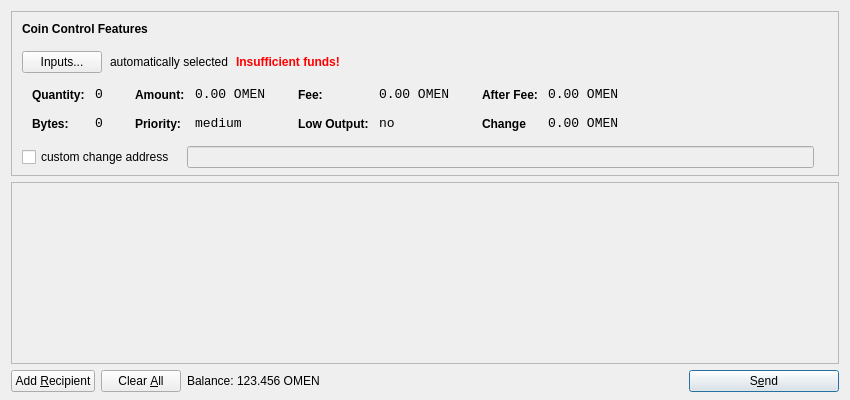
<?xml version="1.0" encoding="UTF-8"?>
<ui version="4.0">
 <class>SendCoinsDialog</class>
 <widget class="QDialog" name="SendCoinsDialog">
  <property name="geometry">
   <rect>
    <x>0</x>
    <y>0</y>
    <width>850</width>
    <height>400</height>
   </rect>
  </property>
  <property name="windowTitle">
   <string>Send Coins</string>
  </property>
  <layout class="QVBoxLayout" name="verticalLayout" stretch="0,1,0">
   <property name="bottomMargin">
    <number>8</number>
   </property>
   <item>
    <widget class="QFrame" name="frameCoinControl">
     <property name="sizePolicy">
      <sizepolicy hsizetype="Expanding" vsizetype="Expanding">
       <horstretch>0</horstretch>
       <verstretch>0</verstretch>
      </sizepolicy>
     </property>
     <property name="maximumSize">
      <size>
       <width>16777215</width>
       <height>16777215</height>
      </size>
     </property>
     <property name="frameShape">
      <enum>QFrame::StyledPanel</enum>
     </property>
     <property name="frameShadow">
      <enum>QFrame::Sunken</enum>
     </property>
     <layout class="QVBoxLayout" name="verticalLayoutCoinControl2">
      <property name="spacing">
       <number>-1</number>
      </property>
      <property name="leftMargin">
       <number>0</number>
      </property>
      <property name="topMargin">
       <number>0</number>
      </property>
      <property name="rightMargin">
       <number>0</number>
      </property>
      <property name="bottomMargin">
       <number>6</number>
      </property>
      <item>
       <layout class="QVBoxLayout" name="verticalLayoutCoinControl" stretch="0,0,0,0,1">
        <property name="spacing">
         <number>0</number>
        </property>
        <property name="leftMargin">
         <number>10</number>
        </property>
        <property name="topMargin">
         <number>10</number>
        </property>
        <item>
         <layout class="QHBoxLayout" name="horizontalLayoutCoinControl1">
          <property name="bottomMargin">
           <number>15</number>
          </property>
          <item>
           <widget class="QLabel" name="labelCoinControlFeatures">
            <property name="sizePolicy">
             <sizepolicy hsizetype="Preferred" vsizetype="Maximum">
              <horstretch>0</horstretch>
              <verstretch>0</verstretch>
             </sizepolicy>
            </property>
            <property name="font">
             <font>
              <weight>75</weight>
              <bold>true</bold>
             </font>
            </property>
            <property name="styleSheet">
             <string notr="true">font-weight:bold;</string>
            </property>
            <property name="text">
             <string>Coin Control Features</string>
            </property>
           </widget>
          </item>
         </layout>
        </item>
        <item>
         <layout class="QHBoxLayout" name="horizontalLayoutCoinControl2" stretch="0,0,0,0">
          <property name="spacing">
           <number>8</number>
          </property>
          <property name="bottomMargin">
           <number>10</number>
          </property>
          <item>
           <widget class="QPushButton" name="pushButtonCoinControl">
            <property name="styleSheet">
             <string notr="true"/>
            </property>
            <property name="text">
             <string>Inputs...</string>
            </property>
           </widget>
          </item>
          <item>
           <widget class="QLabel" name="labelCoinControlAutomaticallySelected">
            <property name="text">
             <string>automatically selected</string>
            </property>
            <property name="margin">
             <number>5</number>
            </property>
           </widget>
          </item>
          <item>
           <widget class="QLabel" name="labelCoinControlInsuffFunds">
            <property name="font">
             <font>
              <weight>75</weight>
              <bold>true</bold>
             </font>
            </property>
            <property name="styleSheet">
             <string notr="true">color:red;font-weight:bold;</string>
            </property>
            <property name="text">
             <string>Insufficient funds!</string>
            </property>
            <property name="margin">
             <number>5</number>
            </property>
           </widget>
          </item>
          <item>
           <spacer name="horizontalSpacerCoinControl">
            <property name="orientation">
             <enum>Qt::Horizontal</enum>
            </property>
            <property name="sizeHint" stdset="0">
             <size>
              <width>40</width>
              <height>1</height>
             </size>
            </property>
           </spacer>
          </item>
         </layout>
        </item>
        <item>
         <widget class="QWidget" name="widgetCoinControl" native="true">
          <property name="sizePolicy">
           <sizepolicy hsizetype="Preferred" vsizetype="Preferred">
            <horstretch>0</horstretch>
            <verstretch>0</verstretch>
           </sizepolicy>
          </property>
          <property name="minimumSize">
           <size>
            <width>0</width>
            <height>0</height>
           </size>
          </property>
          <property name="styleSheet">
           <string notr="true"/>
          </property>
          <layout class="QHBoxLayout" name="horizontalLayoutCoinControl5">
           <property name="margin">
            <number>0</number>
           </property>
           <item>
            <layout class="QHBoxLayout" name="horizontalLayoutCoinControl3" stretch="0,0,0,1">
             <property name="spacing">
              <number>20</number>
             </property>
             <property name="topMargin">
              <number>0</number>
             </property>
             <property name="bottomMargin">
              <number>10</number>
             </property>
             <item>
              <layout class="QFormLayout" name="formLayoutCoinControl1">
               <property name="horizontalSpacing">
                <number>10</number>
               </property>
               <property name="verticalSpacing">
                <number>14</number>
               </property>
               <property name="leftMargin">
                <number>10</number>
               </property>
               <property name="topMargin">
                <number>4</number>
               </property>
               <property name="rightMargin">
                <number>6</number>
               </property>
               <item row="0" column="0">
                <widget class="QLabel" name="labelCoinControlQuantityText">
                 <property name="styleSheet">
                  <string notr="true">font-weight:bold;</string>
                 </property>
                 <property name="text">
                  <string>Quantity:</string>
                 </property>
                 <property name="margin">
                  <number>0</number>
                 </property>
                </widget>
               </item>
               <item row="0" column="1">
                <widget class="QLabel" name="labelCoinControlQuantity">
                 <property name="font">
                  <font>
                   <family>Monospace</family>
                   <pointsize>10</pointsize>
                  </font>
                 </property>
                 <property name="cursor">
                  <cursorShape>IBeamCursor</cursorShape>
                 </property>
                 <property name="contextMenuPolicy">
                  <enum>Qt::ActionsContextMenu</enum>
                 </property>
                 <property name="text">
                  <string>0</string>
                 </property>
                 <property name="margin">
                  <number>0</number>
                 </property>
                 <property name="textInteractionFlags">
                  <set>Qt::LinksAccessibleByMouse|Qt::TextSelectableByKeyboard|Qt::TextSelectableByMouse</set>
                 </property>
                </widget>
               </item>
               <item row="1" column="0">
                <widget class="QLabel" name="labelCoinControlBytesText">
                 <property name="styleSheet">
                  <string notr="true">font-weight:bold;</string>
                 </property>
                 <property name="text">
                  <string>Bytes:</string>
                 </property>
                </widget>
               </item>
               <item row="1" column="1">
                <widget class="QLabel" name="labelCoinControlBytes">
                 <property name="font">
                  <font>
                   <family>Monospace</family>
                   <pointsize>10</pointsize>
                  </font>
                 </property>
                 <property name="cursor">
                  <cursorShape>IBeamCursor</cursorShape>
                 </property>
                 <property name="contextMenuPolicy">
                  <enum>Qt::ActionsContextMenu</enum>
                 </property>
                 <property name="text">
                  <string>0</string>
                 </property>
                 <property name="textInteractionFlags">
                  <set>Qt::LinksAccessibleByMouse|Qt::TextSelectableByKeyboard|Qt::TextSelectableByMouse</set>
                 </property>
                </widget>
               </item>
              </layout>
             </item>
             <item>
              <layout class="QFormLayout" name="formLayoutCoinControl2">
               <property name="horizontalSpacing">
                <number>10</number>
               </property>
               <property name="verticalSpacing">
                <number>14</number>
               </property>
               <property name="leftMargin">
                <number>6</number>
               </property>
               <property name="topMargin">
                <number>4</number>
               </property>
               <property name="rightMargin">
                <number>6</number>
               </property>
               <item row="0" column="0">
                <widget class="QLabel" name="labelCoinControlAmountText">
                 <property name="styleSheet">
                  <string notr="true">font-weight:bold;</string>
                 </property>
                 <property name="text">
                  <string>Amount:</string>
                 </property>
                 <property name="margin">
                  <number>0</number>
                 </property>
                </widget>
               </item>
               <item row="0" column="1">
                <widget class="QLabel" name="labelCoinControlAmount">
                 <property name="font">
                  <font>
                   <family>Monospace</family>
                   <pointsize>10</pointsize>
                  </font>
                 </property>
                 <property name="cursor">
                  <cursorShape>IBeamCursor</cursorShape>
                 </property>
                 <property name="contextMenuPolicy">
                  <enum>Qt::ActionsContextMenu</enum>
                 </property>
                 <property name="text">
                  <string>0.00 OMEN</string>
                 </property>
                 <property name="textInteractionFlags">
                  <set>Qt::LinksAccessibleByMouse|Qt::TextSelectableByKeyboard|Qt::TextSelectableByMouse</set>
                 </property>
                </widget>
               </item>
               <item row="1" column="0">
                <widget class="QLabel" name="labelCoinControlPriorityText">
                 <property name="styleSheet">
                  <string notr="true">font-weight:bold;</string>
                 </property>
                 <property name="text">
                  <string>Priority:</string>
                 </property>
                </widget>
               </item>
               <item row="1" column="1">
                <widget class="QLabel" name="labelCoinControlPriority">
                 <property name="font">
                  <font>
                   <family>Monospace</family>
                   <pointsize>10</pointsize>
                  </font>
                 </property>
                 <property name="cursor">
                  <cursorShape>IBeamCursor</cursorShape>
                 </property>
                 <property name="contextMenuPolicy">
                  <enum>Qt::ActionsContextMenu</enum>
                 </property>
                 <property name="text">
                  <string>medium</string>
                 </property>
                 <property name="textInteractionFlags">
                  <set>Qt::LinksAccessibleByMouse|Qt::TextSelectableByKeyboard|Qt::TextSelectableByMouse</set>
                 </property>
                </widget>
               </item>
              </layout>
             </item>
             <item>
              <layout class="QFormLayout" name="formLayoutCoinControl3">
               <property name="horizontalSpacing">
                <number>10</number>
               </property>
               <property name="verticalSpacing">
                <number>14</number>
               </property>
               <property name="leftMargin">
                <number>6</number>
               </property>
               <property name="topMargin">
                <number>4</number>
               </property>
               <property name="rightMargin">
                <number>6</number>
               </property>
               <item row="0" column="0">
                <widget class="QLabel" name="labelCoinControlFeeText">
                 <property name="styleSheet">
                  <string notr="true">font-weight:bold;</string>
                 </property>
                 <property name="text">
                  <string>Fee:</string>
                 </property>
                 <property name="margin">
                  <number>0</number>
                 </property>
                </widget>
               </item>
               <item row="0" column="1">
                <widget class="QLabel" name="labelCoinControlFee">
                 <property name="font">
                  <font>
                   <family>Monospace</family>
                   <pointsize>10</pointsize>
                  </font>
                 </property>
                 <property name="cursor">
                  <cursorShape>IBeamCursor</cursorShape>
                 </property>
                 <property name="contextMenuPolicy">
                  <enum>Qt::ActionsContextMenu</enum>
                 </property>
                 <property name="text">
                  <string>0.00 OMEN</string>
                 </property>
                 <property name="textInteractionFlags">
                  <set>Qt::LinksAccessibleByMouse|Qt::TextSelectableByKeyboard|Qt::TextSelectableByMouse</set>
                 </property>
                </widget>
               </item>
               <item row="1" column="0">
                <widget class="QLabel" name="labelCoinControlLowOutputText">
                 <property name="styleSheet">
                  <string notr="true">font-weight:bold;</string>
                 </property>
                 <property name="text">
                  <string>Low Output:</string>
                 </property>
                </widget>
               </item>
               <item row="1" column="1">
                <widget class="QLabel" name="labelCoinControlLowOutput">
                 <property name="font">
                  <font>
                   <family>Monospace</family>
                   <pointsize>10</pointsize>
                  </font>
                 </property>
                 <property name="cursor">
                  <cursorShape>IBeamCursor</cursorShape>
                 </property>
                 <property name="contextMenuPolicy">
                  <enum>Qt::ActionsContextMenu</enum>
                 </property>
                 <property name="text">
                  <string>no</string>
                 </property>
                 <property name="textInteractionFlags">
                  <set>Qt::LinksAccessibleByMouse|Qt::TextSelectableByKeyboard|Qt::TextSelectableByMouse</set>
                 </property>
                </widget>
               </item>
              </layout>
             </item>
             <item>
              <layout class="QFormLayout" name="formLayoutCoinControl4">
               <property name="horizontalSpacing">
                <number>10</number>
               </property>
               <property name="verticalSpacing">
                <number>14</number>
               </property>
               <property name="leftMargin">
                <number>6</number>
               </property>
               <property name="topMargin">
                <number>4</number>
               </property>
               <property name="rightMargin">
                <number>6</number>
               </property>
               <item row="0" column="0">
                <widget class="QLabel" name="labelCoinControlAfterFeeText">
                 <property name="styleSheet">
                  <string notr="true">font-weight:bold;</string>
                 </property>
                 <property name="text">
                  <string>After Fee:</string>
                 </property>
                 <property name="margin">
                  <number>0</number>
                 </property>
                </widget>
               </item>
               <item row="0" column="1">
                <widget class="QLabel" name="labelCoinControlAfterFee">
                 <property name="font">
                  <font>
                   <family>Monospace</family>
                   <pointsize>10</pointsize>
                  </font>
                 </property>
                 <property name="cursor">
                  <cursorShape>IBeamCursor</cursorShape>
                 </property>
                 <property name="contextMenuPolicy">
                  <enum>Qt::ActionsContextMenu</enum>
                 </property>
                 <property name="text">
                  <string>0.00 OMEN</string>
                 </property>
                 <property name="textInteractionFlags">
                  <set>Qt::LinksAccessibleByMouse|Qt::TextSelectableByKeyboard|Qt::TextSelectableByMouse</set>
                 </property>
                </widget>
               </item>
               <item row="1" column="0">
                <widget class="QLabel" name="labelCoinControlChangeText">
                 <property name="styleSheet">
                  <string notr="true">font-weight:bold;</string>
                 </property>
                 <property name="text">
                  <string>Change</string>
                 </property>
                </widget>
               </item>
               <item row="1" column="1">
                <widget class="QLabel" name="labelCoinControlChange">
                 <property name="font">
                  <font>
                   <family>Monospace</family>
                   <pointsize>10</pointsize>
                  </font>
                 </property>
                 <property name="cursor">
                  <cursorShape>IBeamCursor</cursorShape>
                 </property>
                 <property name="contextMenuPolicy">
                  <enum>Qt::ActionsContextMenu</enum>
                 </property>
                 <property name="text">
                  <string>0.00 OMEN</string>
                 </property>
                 <property name="textInteractionFlags">
                  <set>Qt::LinksAccessibleByMouse|Qt::TextSelectableByKeyboard|Qt::TextSelectableByMouse</set>
                 </property>
                </widget>
               </item>
              </layout>
             </item>
            </layout>
           </item>
          </layout>
         </widget>
        </item>
        <item>
         <layout class="QHBoxLayout" name="horizontalLayoutCoinControl4" stretch="0,0,0">
          <property name="spacing">
           <number>12</number>
          </property>
          <property name="sizeConstraint">
           <enum>QLayout::SetDefaultConstraint</enum>
          </property>
          <property name="topMargin">
           <number>5</number>
          </property>
          <property name="rightMargin">
           <number>5</number>
          </property>
          <item>
           <widget class="QCheckBox" name="checkBoxCoinControlChange">
            <property name="text">
             <string>custom change address</string>
            </property>
           </widget>
          </item>
          <item>
           <widget class="QLineEdit" name="lineEditCoinControlChange">
            <property name="enabled">
             <bool>false</bool>
            </property>
            <property name="sizePolicy">
             <sizepolicy hsizetype="Expanding" vsizetype="Fixed">
              <horstretch>0</horstretch>
              <verstretch>0</verstretch>
             </sizepolicy>
            </property>
           </widget>
          </item>
          <item>
           <widget class="QLabel" name="labelCoinControlChangeLabel">
            <property name="sizePolicy">
             <sizepolicy hsizetype="Preferred" vsizetype="Expanding">
              <horstretch>0</horstretch>
              <verstretch>0</verstretch>
             </sizepolicy>
            </property>
            <property name="minimumSize">
             <size>
              <width>0</width>
              <height>0</height>
             </size>
            </property>
            <property name="text">
             <string/>
            </property>
            <property name="margin">
             <number>3</number>
            </property>
           </widget>
          </item>
         </layout>
        </item>
        <item>
         <spacer name="verticalSpacerCoinControl">
          <property name="orientation">
           <enum>Qt::Vertical</enum>
          </property>
          <property name="sizeHint" stdset="0">
           <size>
            <width>800</width>
            <height>1</height>
           </size>
          </property>
         </spacer>
        </item>
       </layout>
      </item>
     </layout>
    </widget>
   </item>
   <item>
    <widget class="QScrollArea" name="scrollArea">
     <property name="widgetResizable">
      <bool>true</bool>
     </property>
     <widget class="QWidget" name="scrollAreaWidgetContents">
      <property name="geometry">
       <rect>
        <x>0</x>
        <y>0</y>
        <width>830</width>
        <height>165</height>
       </rect>
      </property>
      <layout class="QVBoxLayout" name="verticalLayout_2">
       <property name="margin">
        <number>0</number>
       </property>
       <item>
        <layout class="QVBoxLayout" name="entries">
         <property name="spacing">
          <number>6</number>
         </property>
        </layout>
       </item>
       <item>
        <spacer name="verticalSpacer">
         <property name="orientation">
          <enum>Qt::Vertical</enum>
         </property>
         <property name="sizeHint" stdset="0">
          <size>
           <width>20</width>
           <height>40</height>
          </size>
         </property>
        </spacer>
       </item>
      </layout>
     </widget>
    </widget>
   </item>
   <item>
    <layout class="QHBoxLayout" name="horizontalLayout">
     <item>
      <widget class="QPushButton" name="addButton">
       <property name="toolTip">
        <string>Send to multiple recipients at once</string>
       </property>
       <property name="text">
        <string>Add &amp;Recipient</string>
       </property>
       <property name="icon">
        <iconset resource="../bitcoin.qrc">
         <normaloff>:/icons/add</normaloff>:/icons/add</iconset>
       </property>
       <property name="autoDefault">
        <bool>false</bool>
       </property>
      </widget>
     </item>
     <item>
      <widget class="QPushButton" name="clearButton">
       <property name="sizePolicy">
        <sizepolicy hsizetype="Minimum" vsizetype="Fixed">
         <horstretch>0</horstretch>
         <verstretch>0</verstretch>
        </sizepolicy>
       </property>
       <property name="toolTip">
        <string>Remove all transaction fields</string>
       </property>
       <property name="text">
        <string>Clear &amp;All</string>
       </property>
       <property name="icon">
        <iconset resource="../bitcoin.qrc">
         <normaloff>:/icons/remove</normaloff>:/icons/remove</iconset>
       </property>
       <property name="autoRepeatDelay">
        <number>300</number>
       </property>
       <property name="autoDefault">
        <bool>false</bool>
       </property>
      </widget>
     </item>
     <item>
      <layout class="QHBoxLayout" name="horizontalLayout_2">
       <property name="spacing">
        <number>3</number>
       </property>
       <item>
        <widget class="QLabel" name="label">
         <property name="sizePolicy">
          <sizepolicy hsizetype="Preferred" vsizetype="Fixed">
           <horstretch>0</horstretch>
           <verstretch>0</verstretch>
          </sizepolicy>
         </property>
         <property name="text">
          <string>Balance:</string>
         </property>
        </widget>
       </item>
       <item>
        <widget class="QLabel" name="labelBalance">
         <property name="sizePolicy">
          <sizepolicy hsizetype="Preferred" vsizetype="Fixed">
           <horstretch>0</horstretch>
           <verstretch>0</verstretch>
          </sizepolicy>
         </property>
         <property name="cursor">
          <cursorShape>IBeamCursor</cursorShape>
         </property>
         <property name="text">
          <string>123.456 OMEN</string>
         </property>
         <property name="textInteractionFlags">
          <set>Qt::LinksAccessibleByMouse|Qt::TextSelectableByKeyboard|Qt::TextSelectableByMouse</set>
         </property>
        </widget>
       </item>
      </layout>
     </item>
     <item>
      <spacer name="horizontalSpacer">
       <property name="orientation">
        <enum>Qt::Horizontal</enum>
       </property>
       <property name="sizeHint" stdset="0">
        <size>
         <width>40</width>
         <height>20</height>
        </size>
       </property>
      </spacer>
     </item>
     <item>
      <widget class="QPushButton" name="sendButton">
       <property name="minimumSize">
        <size>
         <width>150</width>
         <height>0</height>
        </size>
       </property>
       <property name="toolTip">
        <string>Confirm the send action</string>
       </property>
       <property name="text">
        <string>S&amp;end</string>
       </property>
       <property name="icon">
        <iconset resource="../bitcoin.qrc">
         <normaloff>:/icons/send</normaloff>:/icons/send</iconset>
       </property>
       <property name="default">
        <bool>true</bool>
       </property>
      </widget>
     </item>
    </layout>
   </item>
  </layout>
 </widget>
 <resources>
  <include location="../bitcoin.qrc"/>
 </resources>
 <connections/>
</ui>
